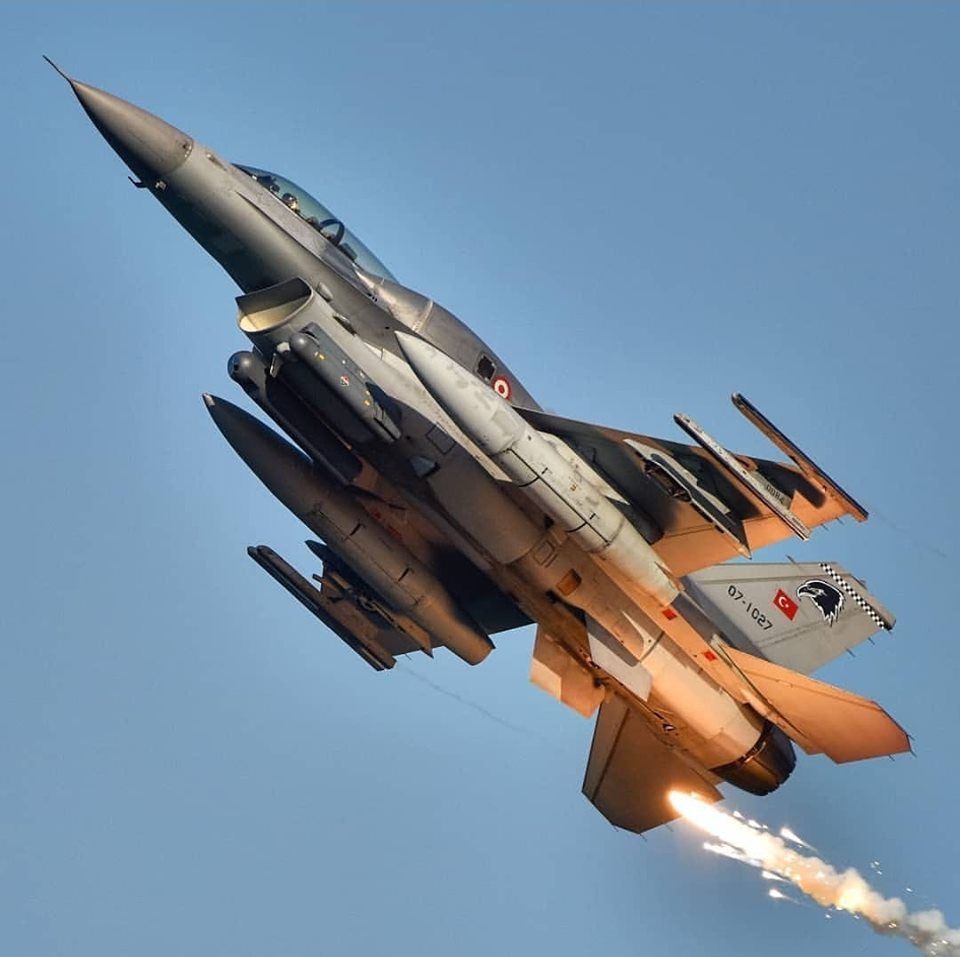
#> input picture opencv_calismalar/Morfolojik işlemler/f16.jpg, 960 x 957 px
$ python morphology.py
#> lines starting #> are read from the running program, lines starting #| are printed output that depends on the picture
import cv2 as cv
import numpy as np

image = cv.imread("f16.jpg",0)
#> image: shape (957, 960); min 0, max 255, mean 135.9

kernel = np.ones((5,5),np.uint8)

#Erosion metodu
# ön plandaki nesnenin sınırlarını aşındırır
#Küçük beyaz gürültüleri kaldırmak
#bağlı iki nesneyi çıkarmak vb şeyler için kullanılabilir
erosion = cv.erode(image,kernel,iterations=1)
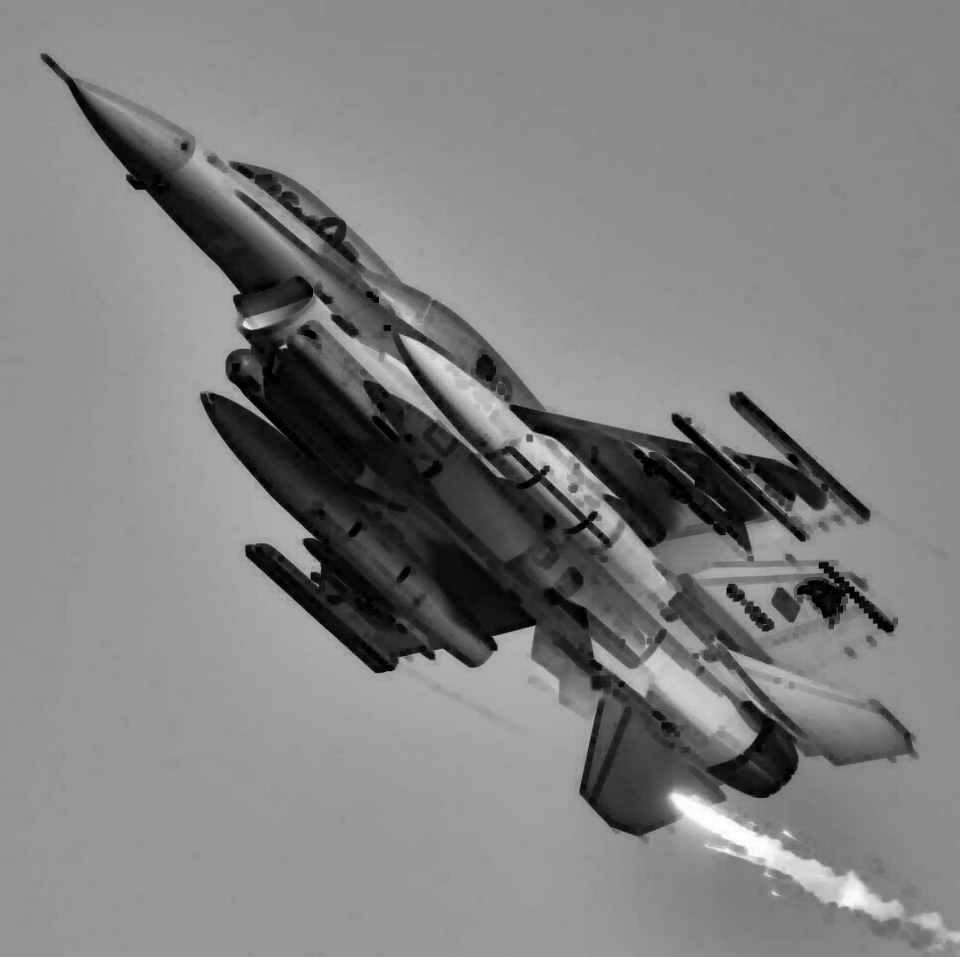
#> erosion: shape (957, 960); min 0, max 254, mean 128.9

# DİLATON
#erazyonun tam tersidir
#ön plandaki nesenenin boyutu artar
dilation = cv.dilate(image,kernel,iterations=1)
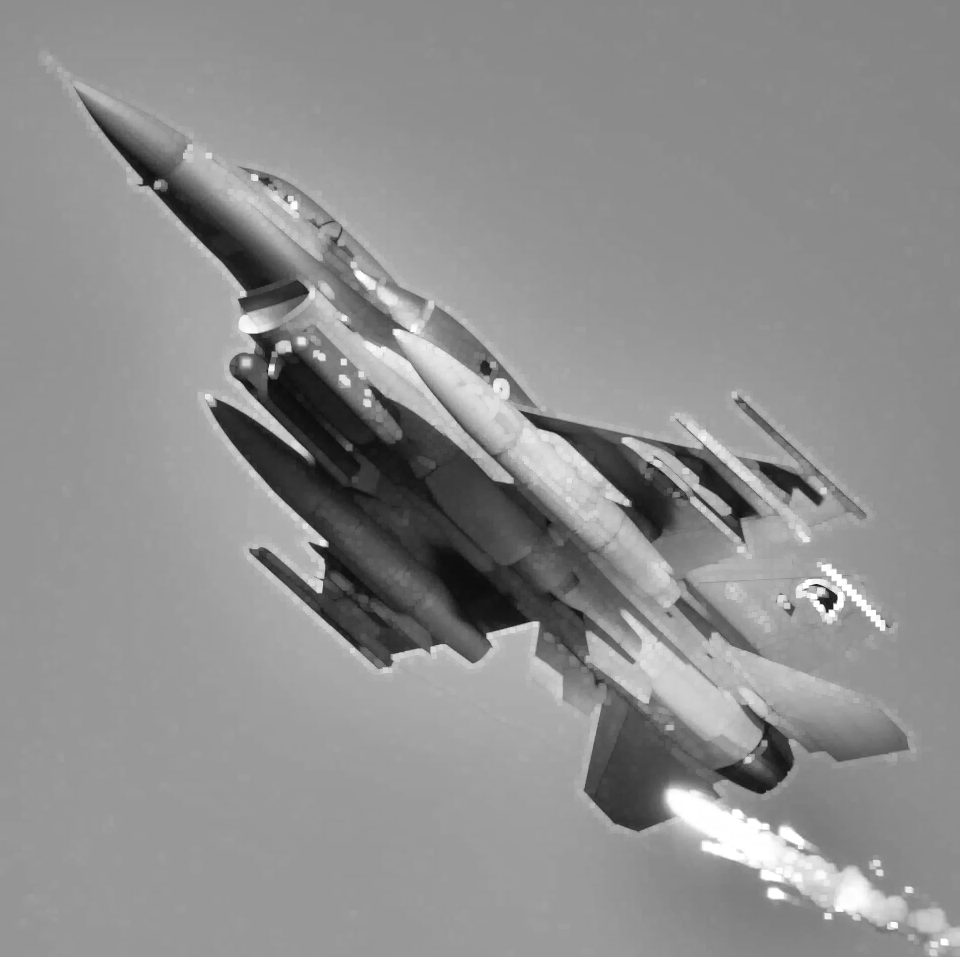
#> dilation: shape (957, 960); min 12, max 255, mean 142.7

#Opening
#Açılma erozyonun ardından dilatasyonun başka adıdır
#Gürültü gidermede yararlıdır.

oppen = cv.morphologyEx(image,cv.MORPH_OPEN,kernel)
#CLOSİNG
#Ön plandaki nesnelerin içindeki küçük deliklerin veya nesnelerin üzrrindeki küçük siyah noktaların kapatılmasında faydalıdır

closing = cv.morphologyEx(image,cv.MORPH_CLOSE,kernel)

#Morphological Gradient
#dilation ve erasion un arasındaki farktır
gradient = cv.morphologyEx(image,cv.MORPH_GRADIENT,kernel)
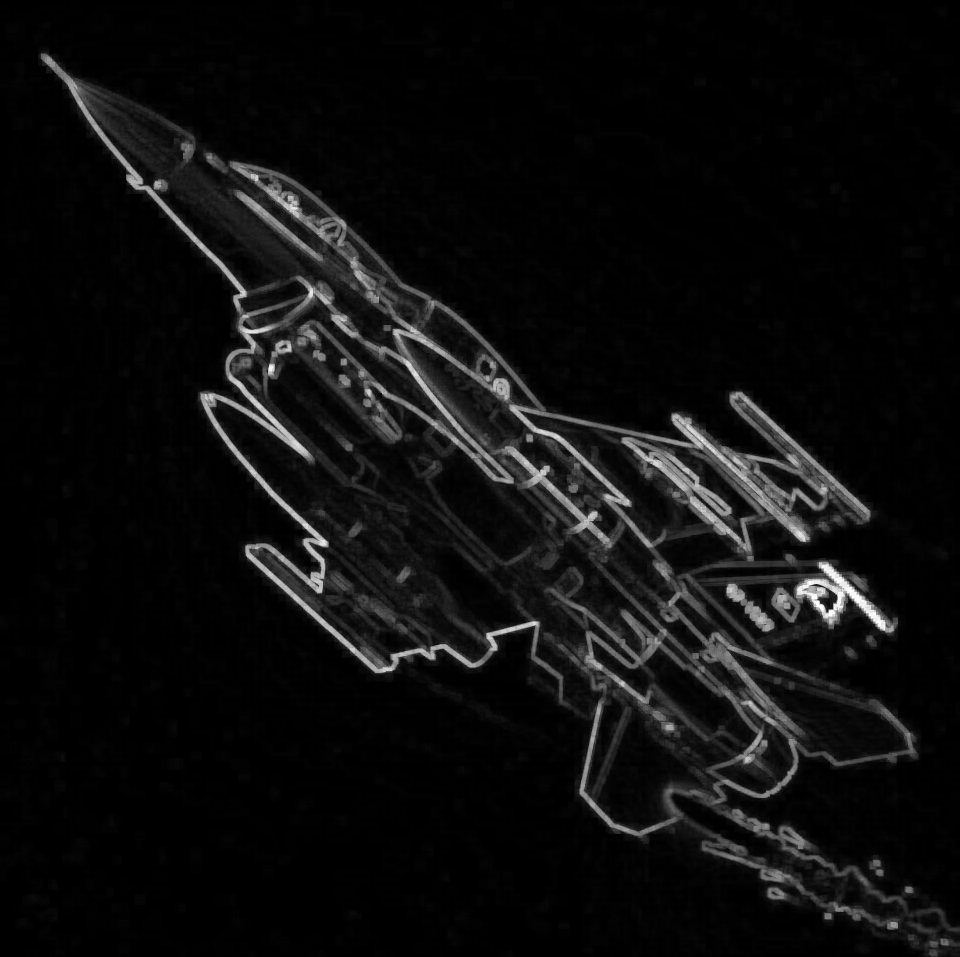
#> gradient: shape (957, 960); min 0, max 255, mean 13.8

#Tophat Metodu
tophat = cv.morphologyEx(image,cv.MORPH_TOPHAT,kernel)
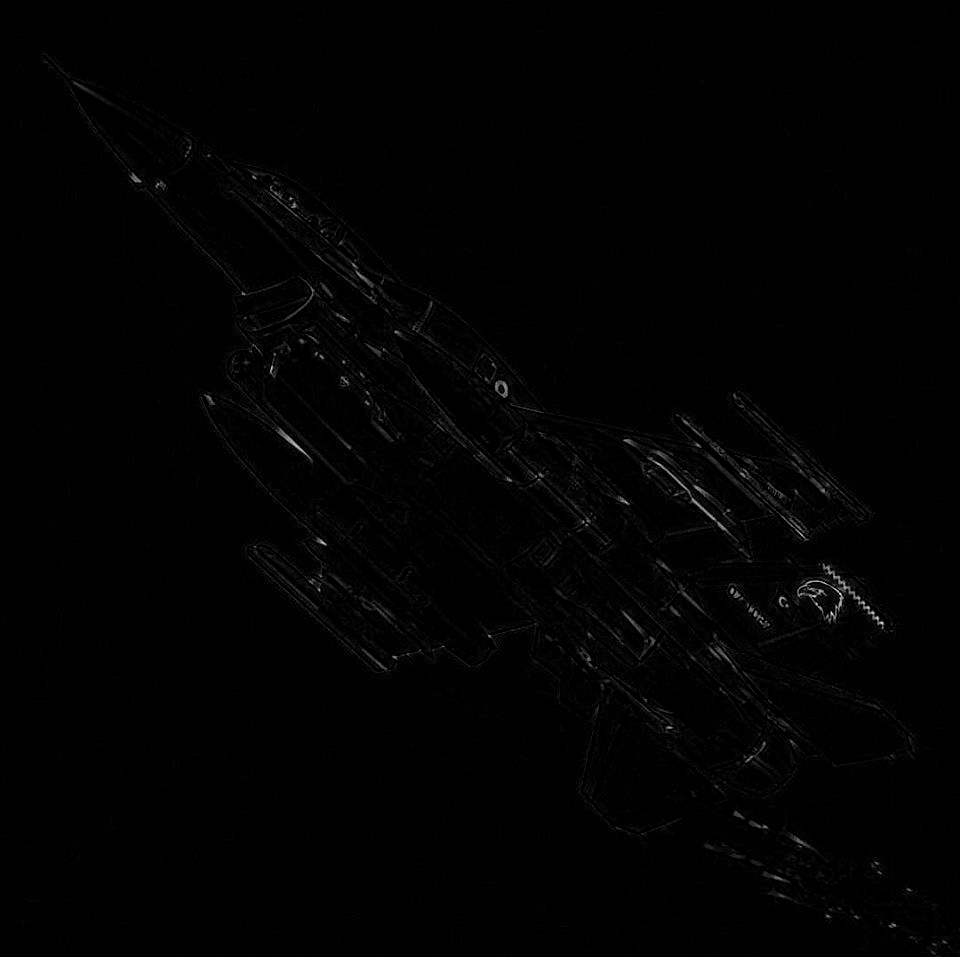
#> tophat: shape (957, 960); min 0, max 236, mean 1.7

#BlACK HAT
blackhat =cv.morphologyEx(image,cv.MORPH_BLACKHAT,kernel)

cv.imshow("TOPHAT Method",tophat)
cv.imshow("Erosion_metodu",erosion)
cv.imshow("DILATION_metodu",dilation)
cv.imshow("OPENING_metodu",oppen)
cv.imshow("CLOSING_metodu",closing)
cv.imshow("gradient_metodu",gradient)
cv.imshow("BLACKHAT MTODU",blackhat)

cv.waitKey(0)
cv.destroyAllWindows()
